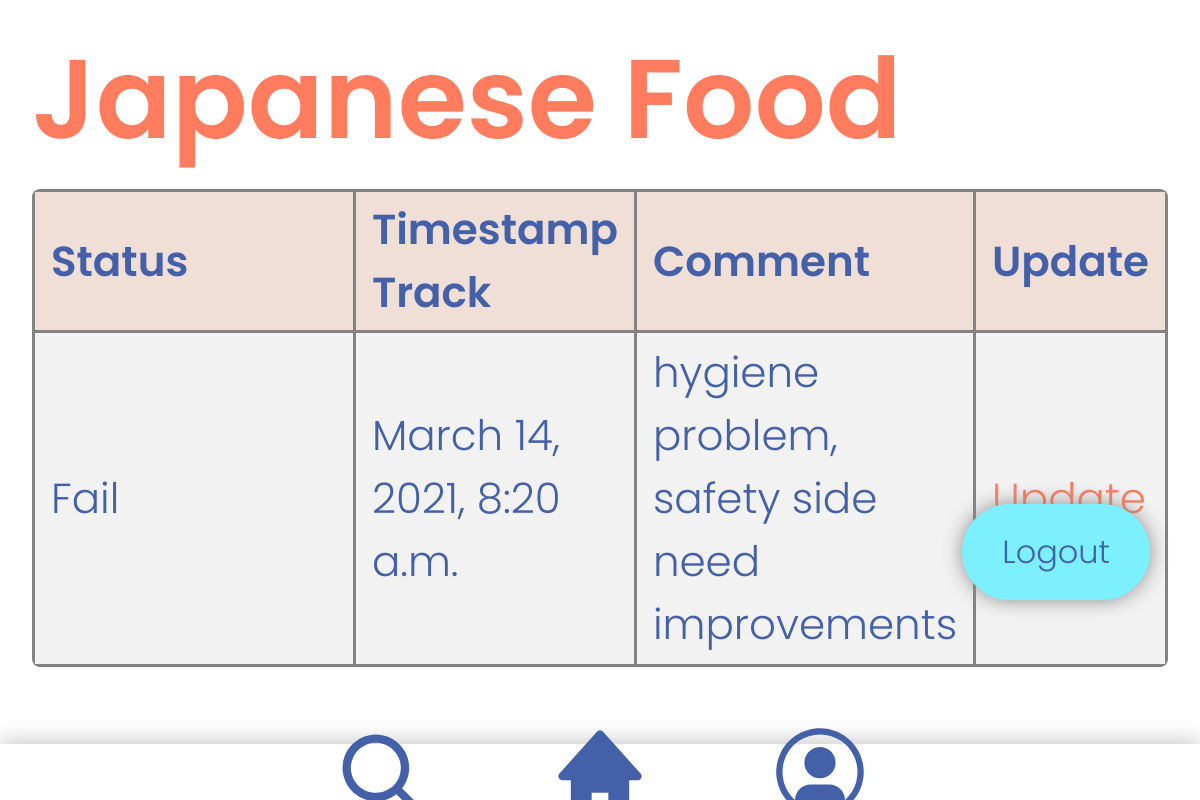
The page /tenant_only/ (signed in) on the database as committed earlier.
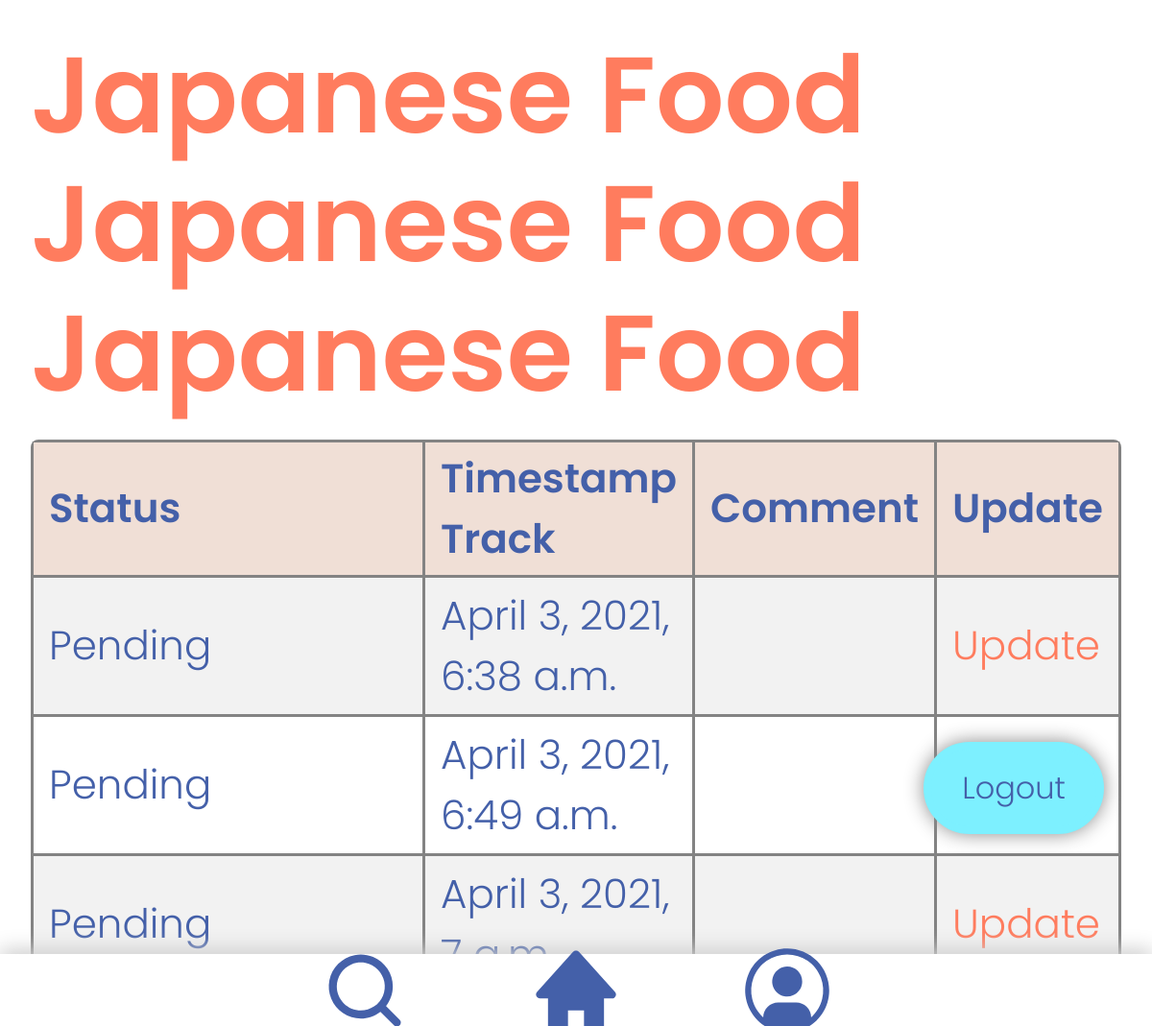
The same page on the database as committed later.
### accounts/models.py (models this page shows, shortened)
class Audit(models.Model):
    STATUS = (
        ('Pending', 'Pending'),
        ('Pass', 'Pass'),
        ('Fail', 'Fail'),
    )
    date_audited = models.DateTimeField(auto_now_add=True)
    status = models.CharField(max_length=50, choices=STATUS)
    tenant = models.ForeignKey(Tenant, null=True, on_delete=models.SET_NULL)
    staff = models.ForeignKey(Staff, null=True, on_delete=models.SET_NULL)
    comment = models.TextField(blank=True)

class Tenant(models.Model):
    STATUS = (
        ('Pending', 'Pending'),
        ('Pass', 'Pass'),
        ('Fail', 'Fail'),
    )
    name = models.CharField(max_length=100)
    status = models.CharField(max_length=50, choices=STATUS, blank=True)
    category = models.CharField(max_length=100)
    date_created = models.DateTimeField(auto_now_add=True)
    description = models.CharField(max_length=100, blank=True)
    actual_img = models.ImageField(upload_to ='images/')

### accounts/views.py (the view)
# urls.py: path('tenant_only/',views.userPage,name="user-page"),
@login_required(login_url='login')
def userPage(request):
    audits = Audit.objects.all()
    return render(request, 'accounts/tenant_only.html', {'audits': audits})

### accounts/templates/accounts/tenant_only.html (shortened to what this page needs)
{% extends 'accounts/main.html' %}
{% load static %}
{% block content %}
<html>
  <head>
    /></head>
    <div>{% for i in audits %}
        <h1>{{ i.tenant.name }}</h1>{% endfor %}
        <table class="">
      <tr>
        <th>Status</th>
          <th>Timestamp Track</th>
          <th>Comment</th>
          <th>Update</th>
      </tr>
            {% for i in audits %}
      <tr>
        <td>{{ i.status }}</td>
      <td>{{ i.date_audited }}</td>
      <td>{{ i.comment }}</td>
        <td>
          <a class="updateButton" href="{% url 'upload_image' %}">Update</a>
        </td>
      </tr>
            {% endfor %}
  </div><a class="logout" href="{% url 'logout' %}">Logout</a>
</html>{% endblock %}

Rows that differ between the two databases and show on the page:
removed Audit: tenant.name "Japanese Food", status "Fail", date_audited "March 14, 2021, 8:20 a.m.", comment "hygiene problem, safety side need improvements"
added Audit: tenant.name "Japanese Food", status "Pending", date_audited "April 3, 2021, 6:38 a.m."
added Audit: tenant.name "Japanese Food", status "Pending", date_audited "April 3, 2021, 6:49 a.m."
added Audit: tenant.name "Japanese Food", status "Pending", date_audited "April 3, 2021,…"
